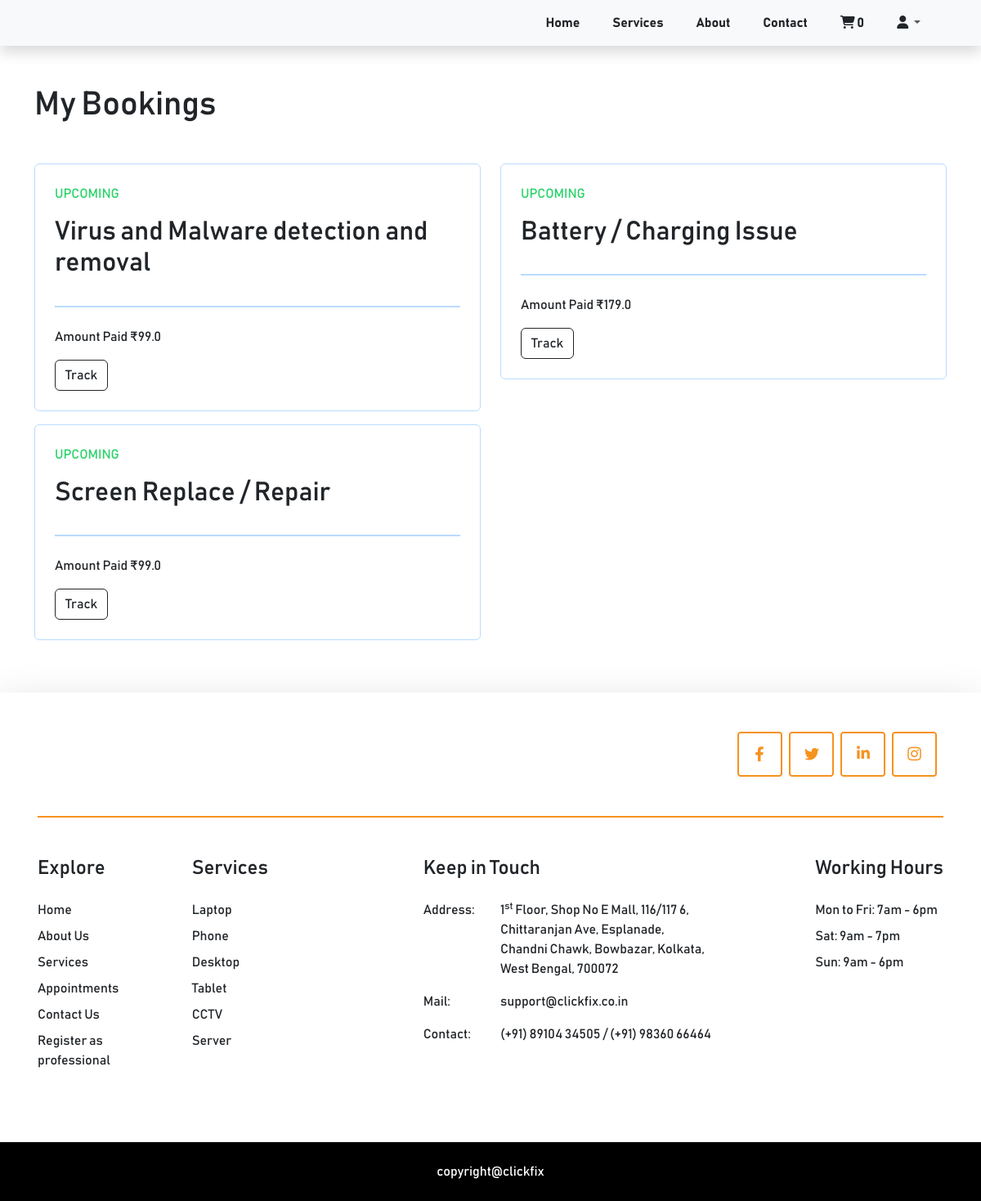
Page /bookings/ (signed in) on the committed database.
### cart/models.py (models this page shows, shortened)
class Cart(models.Model):
    class Meta:
        verbose_name_plural = 'Cart'
    user = models.ForeignKey(Profile, on_delete=models.CASCADE, null=True, blank=True)
    session_id = models.CharField(max_length=100, null=True, blank=True)
    coupon = models.ForeignKey(Coupon, on_delete=models.SET_NULL, null=True, blank=True)
    created_at = models.DateTimeField(auto_now_add=True)
    updated_at = models.DateTimeField(auto_now=True)
    @property
    def num_of_items(self):
        cartitems = self.cartitems.all()
        quantity =  sum([item.quantity for item in cartitems])
        return quantity

### razorpayAPI/models.py (models this page shows)
class OrderItem(models.Model):
    class Meta:
        verbose_name_plural = 'Order Items'
    TIME_SLOTS = (
        ("10am-12pm", "10am-12pm"),
        ("12pm-2pm", "12pm-2pm"),
        ("2pm-4pm", "2pm-4pm"),
        ("4pm-7pm", "4pm-7pm"),
    )
    order = models.ForeignKey(Order, on_delete=models.CASCADE, related_name="orderitems")
    sub_service = models.ForeignKey(SubServices, on_delete=models.CASCADE)
    quantity = models.IntegerField(default=0)
    start_date = models.DateField(null=True)
    time_slot = models.CharField(max_length=20, choices=TIME_SLOTS, default=1)
    created_at = models.DateTimeField(auto_now_add=True)
    updated_at = models.DateTimeField(auto_now=True)

### clickfix/models.py (models this page shows)
class SubServices(models.Model):
    class Meta:
        verbose_name_plural = 'Sub Services'
    service = models.ForeignKey(Services, on_delete=models.CASCADE)
    sub_service_name = models.CharField(max_length=255)
    sub_service_card_image = models.ImageField(upload_to='service_cards', help_text='Small card image on left')
    sub_service_main_image = models.ImageField(upload_to='service_cards', help_text='Big card image on Right, which we scroll')
    sub_service_price = models.FloatField(default=0)
    price_details = RichTextField(blank=True, null=True)
    description = RichTextField(blank=True, null=True)
    created_at = models.DateTimeField(auto_now_add=True)
    updated_at = models.DateTimeField(auto_now=True)
    def __str__(self):
        return self.sub_service_name

### clickfix/views.py (the view)
# urls.py: path('bookings/', views.bookings, name='bookings'),
def bookings(request):
    cart = get_cart(request)
    orders = []
    if request.user.is_authenticated:
        orders_by_logged_in_user = Order.objects.filter(user=request.user).order_by('-created_at')
        for order in orders_by_logged_in_user:
            orders.append(order)
    if 'nonuser' in request.session:
        orders_as_a_guest = Order.objects.filter(session_id=request.session['nonuser']).order_by('-created_at')
        for order in orders_as_a_guest:
            orders.append(order)
    order_items = []
    for item in orders:
        order_items += item.orderitems.all()
    data = {}
    data['cart'] = cart
    data['order_items'] = order_items
    return render(request, 'bookings.html', data)

### clickfix/views.py (called while the page is built)
def get_cart(request):
    try:
        if request.user.is_authenticated:
            cart = Cart.objects.get(user=request.user)
        else:
            cart = Cart.objects.get(session_id=request.session['nonuser'])
    except:
        cart = None
    return cart

### templates/bookings.html (shortened to what this page needs)
{% extends 'base.html' %}
{% load static %}
{% block content %}
    {% include 'includes/navbar.html' %}
    <div class="container my-5">
        {% if order_items %}
        <h1 class="mb-5">My Bookings</h1>
        {% endif %}
        <div class="row">
            {% for item in order_items %}
            <div class="col-md-6 mb-3">
                <div class="d-flex flex-column rounded p-4" style="border: 1px solid #BADBFF;">
                    <div class="d-flex flex-column">
                        {% if item.order.booking_status == "Upcoming" %}
                            <p class="text-uppercase" style="color: #25d366;">UPCOMING</p>
                        {% elif item.order.booking_status == "Booking Not Accepted" or item.order.payment_status == "Failed" %}
                            <p class="text-uppercase text-danger">BOOKING NOT ACCEPTED</p>
                        {% elif item.order.booking_status == "Rescheduled" %}
                            <p class="text-uppercase text-warning">Rescheduled</p>
                        {% elif item.order.booking_status == "Job Completed" %}
                            <p class="text-uppercase" style="color: #25d366;">Job Completed</p>
                        {% endif %}
                        <h2>{{ item.sub_service }}</h2>
                    </div>
                    <div class="my-4" style="border:1px solid #BADBFF;"></div>
                    <div class="row">
                        <div class="col-md-6 col-12 mb-3">
                            {% if item.order.payment_status == "Failed" %}
                                <span>Payment Failed</span>
                            {% else %}
                                <span>Amount Paid ₹{{item.sub_service.sub_service_price}}</span>
                            {% endif %}
                        </div>
                        <div class="col-12">
                            <div class="d-flex">
                                {% if item.order.payment_status == "Failed" %}
                                    <a href="{% url 'cart:cart' %}" class="me-2 btn btn-outline-warning">Retry</a>
                                {% else %}
                                    <form action="{% url 'clickfix:live_tracking' %}" method="post">
                                        <button href="{% url 'clickfix:live_tracking' %}" type="submit" class="btn btn-outline-dark">Track</button>
                                    </form>
                                {% endif %}
                            </div>
                        </div>
                    </div>
                </div>
            </div>
            {% empty %}
            <h1 class="text-muted text-center">No Bookings</h1>
            {% endfor %}
        </div>
    </div>
    {% include 'includes/footer.html' %}
{% endblock %}

### templates/includes/navbar.html (shortened to what this page needs)
{% load static %}
    <nav class="navbar navbar-expand-lg navbar-light bg-light shadow">
        <div class="container">
          <div class="collapse navbar-collapse" id="navbarSupportedContent">
            <ul class="navbar-nav ms-auto">
                <li class="nav-item"><a class="nav-link text-dark fw-bold me-4" aria-current="page" href="{% url 'clickfix:home' %}">Home</a></li>
                <li class="nav-item"><a class="nav-link text-dark fw-bold me-4" href="{% url 'clickfix:home' %}#services">Services</a></li>
                <li class="nav-item"><a class="nav-link text-dark fw-bold me-4" href="{% url 'clickfix:home' %}#about">About</a></li>
                <li class="nav-item"><a class="nav-link text-dark fw-bold me-4" href="{% url 'clickfix:home' %}#contact_form">Contact</a></li>
                <li class="nav-item">
                  <a class="nav-link text-dark fw-bold me-4" href="{% url 'cart:cart' %}">
                    <i class="fa-solid fa-cart-shopping"></i> <span class="num_of_items">{{cart.num_of_items}}</span>
                  </a>
                </li>
                <li class="nav-item dropdown me-4 pull-right">
                  <a class="nav-link dropdown-toggle" href="#" id="navbarDropdown" role="button" data-bs-toggle="dropdown" aria-expanded="false">
                    <i class="fa-solid fa-user text-dark"></i>
                  </a>
                </li>
            </ul>
          </div>
        </div>
      </nav>

### templates/base.html (style rules this page uses)
body { box-sizing: border-box; font-family: 'bahnschrift'; }
h1, h2, h3, h4, h5, h6, p, a { font-family: 'bahnschrift'; }

### rows in the picture
Cart: num_of_items "0"
OrderItem: shows "UPCOMING", sub_service "Virus and Malware detection and removal", sub_service.sub_service_price "99.0"
OrderItem: shows "UPCOMING", sub_service "Battery / Charging Issue", sub_service.sub_service_price "179.0"
OrderItem: shows "UPCOMING", sub_service "Screen Replace / Repair", sub_service.sub_service_price "99.0"
